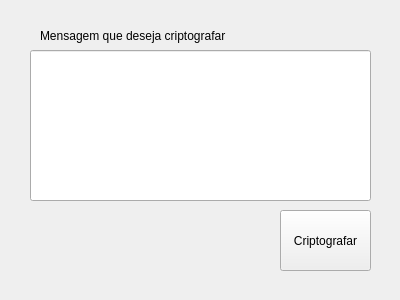
<?xml version="1.0" encoding="UTF-8"?>
<ui version="4.0">
 <class>Form</class>
 <widget class="QWidget" name="Form">
  <property name="geometry">
   <rect>
    <x>0</x>
    <y>0</y>
    <width>400</width>
    <height>300</height>
   </rect>
  </property>
  <property name="windowTitle">
   <string>Criptografar</string>
  </property>
  <widget class="QPushButton" name="pushButton">
   <property name="geometry">
    <rect>
     <x>280</x>
     <y>210</y>
     <width>91</width>
     <height>61</height>
    </rect>
   </property>
   <property name="text">
    <string>Criptografar</string>
   </property>
  </widget>
  <widget class="QLineEdit" name="lineEdit">
   <property name="geometry">
    <rect>
     <x>30</x>
     <y>50</y>
     <width>341</width>
     <height>151</height>
    </rect>
   </property>
  </widget>
  <widget class="QLabel" name="label">
   <property name="geometry">
    <rect>
     <x>40</x>
     <y>20</y>
     <width>231</width>
     <height>31</height>
    </rect>
   </property>
   <property name="text">
    <string>Mensagem que deseja criptografar</string>
   </property>
  </widget>
 </widget>
 <resources/>
 <connections/>
</ui>
